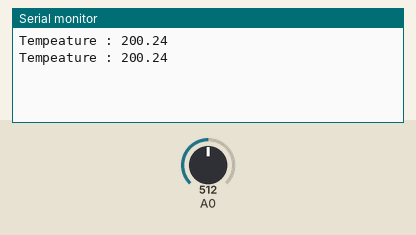
Bench run of a sketch on a simulated Arduino Uno, built with avr-gcc and run on an emulated ATmega328P. Parts: the last lines printed to the serial monitor. The inputs (shaded band) are chosen by the test bench; at power-on: A0 = 512.

Above: at 1.8 s.
1.9 s: A0 set to 716
At 2.4 s:
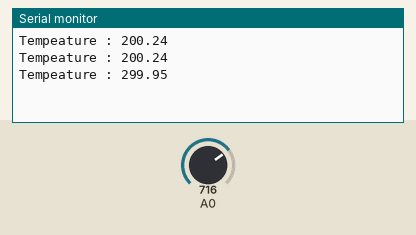
3.4 s: A0 set to 900
At 4.8 s:
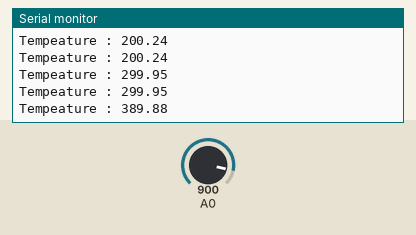
Timing chart, 0 to 6.4 s (numbered marks = the images above; inputs shaded):
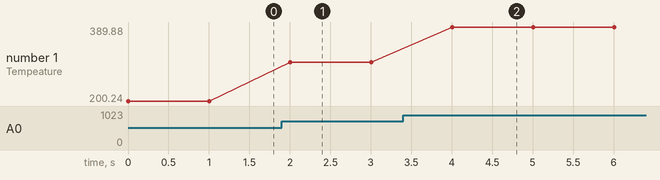

Measured:
- after the input at 1.9 s, the serial monitor: prints a new line after 0.10 s (image 1)
- after the input at 3.4 s, the serial monitor: prints a new line after 0.60 s (image 2)
- plotted number 1: 200.24 → 299.95 after the input at 1.9 s, 299.95 → 389.88 after the input at 3.4 s

The sketch:

Kode.ino
```cpp
int nilaiSensor;
float temperatur;
float voltase;

void setup()
{
  Serial.begin(9600);
}

void loop()
{
  nilaiSensor = analogRead(A0);
  voltase = (float(nilaiSensor)/1023) *5;
  temperatur = (voltase-0.5)*100;
  Serial.print("Tempeature : ");
  Serial.println(temperatur);
  delay(1000);
}
```
